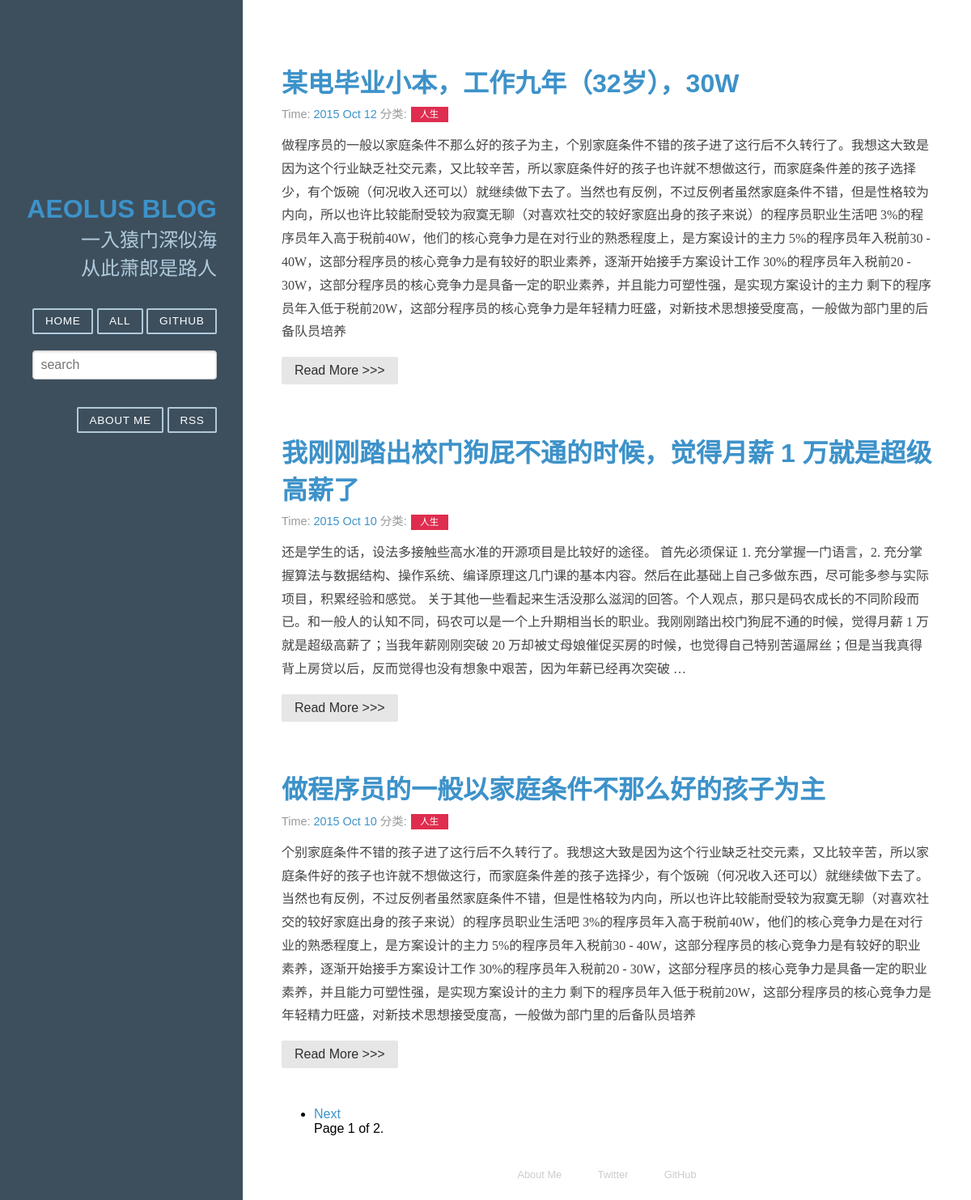
The page / on the database its author committed.
### article/models.py (models this page shows, shortened)
class Article(models.Model) :
    title = models.CharField(max_length = 100)  #博客题目
    category = models.CharField(max_length = 50, blank = True)  #博客标签
    date_time = models.DateTimeField(auto_now_add = True)  #博客日期
    content = models.TextField(blank = True, null = True)  #博客文章正文
    class Meta:  #按时间下降排序
        ordering = ['-date_time']

### article/views.py (the view)
# urls.py: 2. Add a URL to urlpatterns:  url(r'^$', views.home, name='home')
def home(request):
    posts = Article.objects.all()  #获取全部的Article对象
    paginator = Paginator(posts, 3) #每页显示两个
    page = request.GET.get('page')
    try :
        post_list = paginator.page(page)
    except PageNotAnInteger :
        post_list = paginator.page(1)
    except EmptyPage :
        post_list = paginator.paginator(paginator.num_pages)
    return render(request, 'home.html', {'post_list' : post_list})

### templates/home.html (shortened to what this page needs)
{% extends "base.html" %}
{% block content %}
<div class="posts">
    {% for post in post_list %}
        <section class="post">
            <header class="post-header">
                <h2 class="post-title"><a href="{% url "detail" id=post.id %}">{{ post.title }}</a></h2>
                    <p class="post-meta">
                        Time:  <a class="post-author" href="#">{{ post.date_time |date:"Y M d"}}</a>
                        分类:
                        <a class="post-category post-category-js" href="{% url "search_tag" tag=post.category %}">{{ post.category|title }}</a>
                    </p>
            </header>
                <div class="post-description">
                    <p>
                        {{ post.content|truncatewords_html:10 }}
                    </p>
                </div>
                <a class="pure-button" href="{% url "detail" id=post.id %}">Read More >>> </a>
        </section>
    {% endfor %}
    {% if post_list.object_list and post_list.paginator.num_pages > 1 %}
	    	<div>
			      <ul class="pager">
			      {% if post_list.has_next %}
			        <li><a href="?page={{ post_list.next_page_number }}">Next</a></li>
			      {% endif %}
			      <span class="current">
				  	Page {{ post_list.number }} of {{ post_list.paginator.num_pages }}.
        			  </span>
			      </ul>
	      </div>
    {% endif %}
</div>
{% endblock %}

### templates/base.html (shortened to what this page needs)
<!doctype html>
<html lang="en">
<head>
     {% load staticfiles %}
     <link rel="stylesheet" type="text/css" href="{% static 'css/pure-min.css' %}" />
     <link rel="stylesheet" type="text/css" href="{% static 'css/pure.css' %}" />
	<link rel="stylesheet" type="text/css" href="{% static 'css/blog.css' %}" />
</head>
<body>
<div id="layout" class="pure-g">
    <div class="sidebar pure-u-1 pure-u-md-1-4">
        <div class="header">
            <h1 class="brand-title"><a href="{% url "home" %}">Aeolus Blog</a></h1>
            <h2 class="brand-tagline">一入猿门深似海</h2>
            <h2 class="brand-tagline">从此萧郎是路人</h2>
            <nav class="nav">
                <ul class="nav-list">
                    <li class="nav-item">
                        <a class="button-success pure-button" href="/">HOME</a>
                    </li>
                    <li class="nav-item">
                        <a class="button-success pure-button" href="/archives">ALL</a>
                    </li>
                    <li class="nav-item">
                        <a class="pure-button" href="https://github.com/HsiaoFin">Github</a>
                    </li>
                    <li class="nav-item">
                     	<form class="pure-form" action="/search/" method="get">
                    	<input class="pure-input-3-3" type="text" name="s" placeholder="search">
                    </form>
                    </li>
                    <li class="nav-item">
                        <a class="button-success pure-button" href="/aboutme">About Me</a>
                    </li>
                    <li class="nav-item">
                        <a class="button-success pure-button" href="{% url "RSS" %}">RSS</a>
                    </li>
                </ul>
            </nav>
        </div>
    </div>
    <div class="content pure-u-1 pure-u-md-3-4">
        <div>
            {% block content %}
            {% endblock %}
            <div class="footer">
                <div class="pure-menu pure-menu-horizontal pure-menu-open">
                    <ul>
                        <li><a href="http://andrewliu.tk/about/">About Me</a></li>
                        <li><a href="http://twitter.com/yuilibrary/">Twitter</a></li>
                        <li><a href="http://github.com/yahoo/pure/">GitHub</a></li>
                    </ul>
                </div>
            </div>
        </div>
    </div>
</div>
</body>
</html>

### static/css/pure-min.css (style rules this page uses)
﻿ article,aside,details,figcaption,figure,footer,header,hgroup,main,nav,section,summary { display: block }
html { font-size: 100%; -ms-text-size-adjust: 100%; -webkit-text-size-adjust: 100% }
html,button,input,select,textarea { font-family: sans-serif }
body { margin: 0 }
h1 { font-size: 2em; margin: .67em 0 }
h2 { font-size: 1.5em; margin: .83em 0 }
p,pre { margin: 1em 0 }
dl,menu,ol,ul { margin: 1em 0 }
menu,ol,ul { padding: 0 0 0 40px }
nav ul,nav ol { list-style: none; list-style-image: none }
form { margin: 0 }
button,input,select,textarea { font-size: 100%; margin: 0; vertical-align: baseline; *vertical-align: middle }
button,input { line-height: normal }
.pure-g { letter-spacing: -.31em; *letter-spacing: normal; *word-spacing: -.43em; text-rendering: optimizespeed; font-family: FreeSans,Arimo,"Droid Sans",Helvetica,Arial,sans-serif; display: -webkit-flex; -webkit-flex-flow: row wrap; display: -ms-flexbox; -ms-flex-flow: row wrap }
.pure-g [class *="pure-u"] { font-family: sans-serif }
.pure-u-1,.pure-u-1-1,.pure-u-1-2,.pure-u-1-3,.pure-u-2-3,.pure-u-1-4,.pure-u-3-4,.pure-u-1-5,.pure-u-2-5,.pure-u-3-5,.pure-u-4-5,.pure-u-5-5,.pure-u-1-6,.pure-u-5-6,.pure-u-1-8,.pure-u-3-8,.pure-u-5-8,.pure-u-7-8,.pure-u-1-12,.pure-u-5-12,.pure-u-7-12,.pure-u-11-12,.pure-u-1-24,.pure-u-2-24,.pure-u-3-24,.pure-u-4-24,.pure-u-5-24,.pure-u-6-24,.pure-u-7-24,.pure-u-8-24,.pure-u-9-24,.pure-u-10-24,.pure-u-11-24,.pure-u-12-24,.pure-u-13-24,.pure-u-14-24,.pure-u-15-24,.pure-u-16-24,.pure-u-17-24,.pure-u-18-24,.pure-u-19-24,.pure-u-20-24,.pure-u-21-24,.pure-u-22-24,.pure-u-23-24,.pure-u-24-24 { display: inline-block; *display: inline; zoom: 1; letter-spacing: normal; word-spacing: normal; vertical-align: top; text-rendering: auto }
.pure-u-1,.pure-u-1-1,.pure-u-5-5,.pure-u-24-24 { width: 100% }
.pure-button { display: inline-block; *display: inline; zoom: 1; line-height: normal; white-space: nowrap; vertical-align: baseline; text-align: center; cursor: pointer; -webkit-user-drag: none; -webkit-user-select: none; -moz-user-select: none; -ms-user-select: none; user-select: none }
.pure-button { font-family: inherit; font-size: 100%; *font-size: 90%; *overflow: visible; padding: .5em 1em; color: #444; color: rgba(0,0,0,.8); *color: #444; border: 1px solid #999; border: 0 rgba(0,0,0,0); background-color: #E6E6E6; text-decoration: none; border-radius: 2px }
.pure-form input[type=text],.pure-form input[type=password],.pure-form input[type=email],.pure-form input[type=url],.pure-form input[type=date],.pure-form input[type=month],.pure-form input[type=time],.pure-form input[type=datetime],.pure-form input[type=datetime-local],.pure-form input[type=week],.pure-form input[type=number],.pure-form input[type=search],.pure-form input[type=tel],.pure-form input[type=color],.pure-form select,.pure-form textarea { padding: .5em .6em; display: inline-block; border: 1px solid #ccc; box-shadow: inset 0 1px 3px #ddd; border-radius: 4px; -webkit-box-sizing: border-box; -moz-box-sizing: border-box; box-sizing: border-box }
.pure-menu ul { position: absolute; visibility: hidden }
.pure-menu.pure-menu-open { visibility: visible; z-index: 2; width: 100% }
.pure-menu ul { left: -10000px; list-style: none; margin: 0; padding: 0; top: -10000px; z-index: 1 }
.pure-menu>ul { position: relative }
.pure-menu-open>ul { left: 0; top: 0; visibility: visible }
.pure-menu li { position: relative }
.pure-menu a,.pure-menu .pure-menu-heading { display: block; color: inherit; line-height: 1.5em; padding: 5px 20px; text-decoration: none; white-space: nowrap }
.pure-menu.pure-menu-horizontal>ul { display: inline-block; *display: inline; zoom: 1; vertical-align: middle }
.pure-menu li a { padding: 5px 20px }
.pure-menu-horizontal li { display: inline-block; *display: inline; zoom: 1; vertical-align: middle }
.pure-menu.pure-menu-open,.pure-menu.pure-menu-horizontal li .pure-menu-children { background: #fff; border: 1px solid #b7b7b7 }
.pure-menu.pure-menu-horizontal,.pure-menu.pure-menu-horizontal .pure-menu-heading { border: 0 }
.pure-menu a { border: 1px solid transparent; border-left: 0; border-right: 0 }
.pure-menu a,.pure-menu .pure-menu-can-have-children>li:after { color: #777 }

### rows shown on the page
Article: title "某电毕业小本，工作九年（32岁），30W", date_time "2015 Oct 12", category "人生", content "做程序员的一般以家庭条件不那么好的孩子为主，个别家庭条件不错的孩子进了这行后不久转行了。我想这大致是因为这个行业缺乏社交元素，又比较辛苦，所以家庭条件好的孩子也许就不想做这行，而家庭条件差的孩子选择少，有个饭碗（何况收入还可以）就继续做下去了。当然也有反例，不过反例者虽然家庭条件不错，但是性格较为内向，所以也许比较能耐受较为寂寞无聊（对喜欢社交的较好家庭出身的孩子来说）的程序员职业生活吧 3%的程序员年入高于税前40W，他们的核心竞争力是在对行业的熟悉程度上，是方案设计的主力 5%的程序员年入税前30 - 40W，这部分程序员的核心竞争力是有较好的职业素养，逐渐开始接手方案设计工作 30%的程序员年入税前20 - 30W，这部分程序员的核心竞争力是具备一定的职业素养，并且能力可塑性强，是实现方案设计的主力 剩下的程序员年入低于税前20W，这部分程序员的核心竞争力是年轻精力旺盛，对新技术思想接受度高，一般做为部门里的后备队员培养"
Article: title "我刚刚踏出校门狗屁不通的时候，觉得月薪 1 万就是超级高薪了", date_time "2015 Oct 10", category "人生", content "还是学生的话，设法多接触些高水准的开源项目是比较好的途径。 首先必须保证 1. 充分掌握一门语言，2. 充分掌握算法与数据结构、操作系统、编译原理这几门课的基本内容。然后在此基础上自己多做东西，尽可能多参与实际项目，积累经验和感觉。 关于其他一些看起来生活没那么滋润的回答。个人观点，那只是码农成长的不同阶段而已。和一般人的认知不同，码农可以是一个上升期相当长的职业。我刚刚踏出校门狗屁不通的时候，觉得月薪 1 万就是超级高薪了；当我年薪刚刚突破 20 万却被丈母娘催促买房的时候，也觉得自己特别苦逼屌丝；但是当我真得背上房贷以后，反而觉得也没有想象中艰苦，因为年薪已经再次突破 …"
Article: title "做程序员的一般以家庭条件不那么好的孩子为主", date_time "2015 Oct 10", category "人生", content "个别家庭条件不错的孩子进了这行后不久转行了。我想这大致是因为这个行业缺乏社交元素，又比较辛苦，所以家庭条件好的孩子也许就不想做这行，而家庭条件差的孩子选择少，有个饭碗（何况收入还可以）就继续做下去了。当然也有反例，不过反例者虽然家庭条件不错，但是性格较为内向，所以也许比较能耐受较为寂寞无聊（对喜欢社交的较好家庭出身的孩子来说）的程序员职业生活吧 3%的程序员年入高于税前40W，他们的核心竞争力是在对行业的熟悉程度上，是方案设计的主力 5%的程序员年入税前30 - 40W，这部分程序员的核心竞争力是有较好的职业素养，逐渐开始接手方案设计工作 30%的程序员年入税前20 - 30W，这部分程序员的核心竞争力是具备一定的职业素养，并且能力可塑性强，是实现方案设计的主力 剩下的程序员年入低于税前20W，这部分程序员的核心竞争力是年轻精力旺盛，对新技术思想接受度高，一般做为部门里的后备队员培养"

### other values the page prints
{{ post_list.number }} "1"
{{ post_list.paginator.num_pages }} "2"
